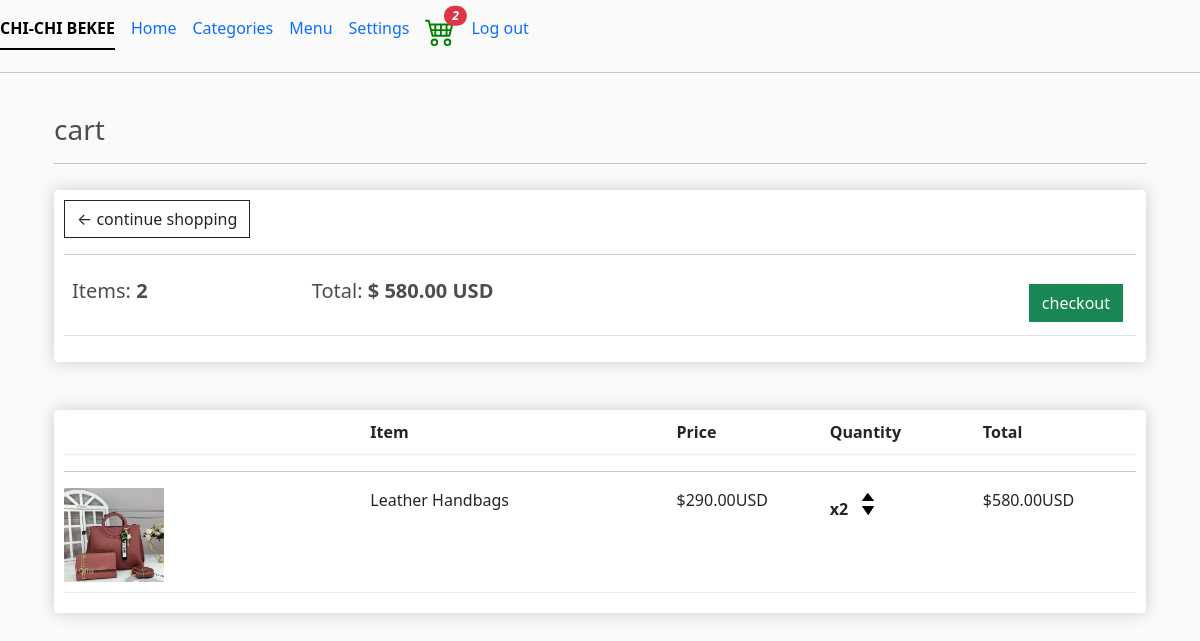
The app's page /cart/ (signed in) with its own data.
### fruits/models.py (models this page shows, shortened)
class Order(models.Model):
    customer =models.ForeignKey(Customer, on_delete=models.SET_NULL, null=True, blank=True)
    date_ordered = models.DateTimeField("Date", auto_now_add=True)
    complete = models.BooleanField(default=False)
    transaction_id = models.CharField("Transaction Id", max_length=100, null=True)
    @property
    def get_cart_total(self):
        orderitems = self.orderitem_set.all()
        total = sum([item.get_total for item in orderitems])
        return total
    @property
    def get_cart_items(self):
        orderitems = self.orderitem_set.all()
        total = sum ([item.quantity for item in orderitems])
        return total

class OrderItem(models.Model):
    product = models.ForeignKey(Product, on_delete=models.SET_NULL, null=True)
    order = models.ForeignKey(Order, on_delete=models.SET_NULL, null=True)
    quantity = models.IntegerField("Quantity", default=0, null=True, blank=True)
    date_added = models.DateTimeField(auto_now_add=True)
    @property
    def get_total(self):
        total = self.product.price * self.quantity
        return total

class Product(models.Model):
    name = models.CharField("Name:", max_length=200)
    sizes = models.CharField("Sizes:", max_length=300)
    price = models.DecimalField("Price:",max_digits=7, decimal_places=2)
    digital = models.BooleanField(default=False,null=True,blank=True)
    image = models.ImageField(null=True, blank=True)
    @property
    def imageURL(self):
        try:
            url = self.image.url
        except:
            url = ''
        return url

### fruits/views.py (the view)
# urls.py: path('cart/', views.cart, name='cart'),
def cart(request):
    data = cartData(request)
    cartItems = data['cartItems']
    order = data['order']
    items = data['items']
    context = {'items':items, 'order':order, 'cartItems':cartItems}
    return render(request, 'cart.html', context)

### fruits/utils.py (called while the page is built)
def cartData(request):
    if request.user.is_authenticated:
        customer = request.user.customer
        order, created = Order.objects.get_or_create(customer=customer, complete=False)
        items = order.orderitem_set.all()
        cartItems = order.get_cart_items
    else:
        cookieData = cookieCart(request)
        cartItems = cookieData['cartItems']
        order = cookieData['order']
        items = cookieData['items']
    return {'cartItems':cartItems,'order':order,'items':items}

### fruits/templates/cart.html
{% extends 'main.html' %}
{% load static %}
{% block content %}
<div class="container">
     <h3>cart</h3>
     <hr>
     <div class="row">
          <div class="col-lg-12">
               <div class="box-element">
                    <a href="{% url 'fruits:store'%}" class="btn btn-outline-dark">&#x2190;  continue shopping</a>
                    <br>
                    <hr>
                    <table class="table">
                         <tr>
                         <th><h5>Items: <strong>{{order.get_cart_items}}</strong></h5></th>
                         <th><h5>Total: <strong>$ {{order.get_cart_total|floatformat:2}} USD </strong></h5></th>
                         <th>
                              <a class="btn btn-success" style="float:right; margin:5px;"
                              href="{% url 'fruits:checkout'%}">checkout</a>
                         </th>
                         </tr>
                    </table>
               </div>
               <br>
               <br>
               <div class="box-element">
                    <div class="cart-row">
                         <div style="flex:2"></div>
                         <div style="flex:2"><strong>Item</strong></div>
                         <div style="flex:1"><strong>Price</strong></div>
                         <div style="flex:1"><strong>Quantity</strong></div>
                         <div style="flex:1"><strong>Total</strong></div>
                    </div>
                    <hr>
                    {% for item in items   %}
                    <div class="cart-row">
                         <div style="flex:2"><img src="{{item.product.imageURL}}"
                              class="row-image"></div>
                         <div style="flex:2">{{item.product.name}}</div>
                         <div style="flex:1">${{item.product.price|floatformat:2}}USD</div>
                         <div style="flex:1">
                              <p class="quantity">x{{item.quantity}}</p>
                              <div class="quantity">
                                   <img data-product={{item.product.id}} data-action="add" class="chg-quantity update-cart" src="{% static 'images/arrow-up.png' %}">
                                   <img data-product={{item.product.id}} data-action="remove" class="chg-quantity update-cart" src="{% static 'images/arrow-down.png' %}">
                              </div>
                         </div>
                         <div style="flex:1">${{item.get_total}}USD</div>
                    </div>
                    {% endfor %}
               </div>
          </div>
     </div>
</div>
{% endblock content %}

### static/css/main.css (style rules this page uses)
body { background-color: hsl(0, 0%, 98%); }
h1,h2,h3,h4,h5,h6 { color:hsl(0, 0%, 30%); }
.box-element { box-shadow:hsl(0, 0%, 80%) 0 0 16px; background-color: #fff; border-radius: 4px; padding: 10px; }
.col-lg-4, .col-lg-6, .col-lg-8, .col-lg-12 { margin-top: 10px; }
.btn { border-radius: 0; }
.row-image { width: 100px; }
.cart-row { display: flex; align-items: flex-stretch; padding-bottom: 10px; margin-bottom: 10px; border-bottom: 1px solid #ececec; }
.quantity { display: inline-block; font-weight: 700; padding-right:10px; }
.chg-quantity { width: 12px; cursor: pointer; display: block; margin-top: 5px; transition:.1s; }

### records on screen
Order: get_cart_items "2", get_cart_total "580.00"
OrderItem: product.imageURL (picture), product.name "Leather Handbags", product.price "290.00", quantity "2", get_total "580.00"

### other values on screen
{{ cartItems }} "2"
